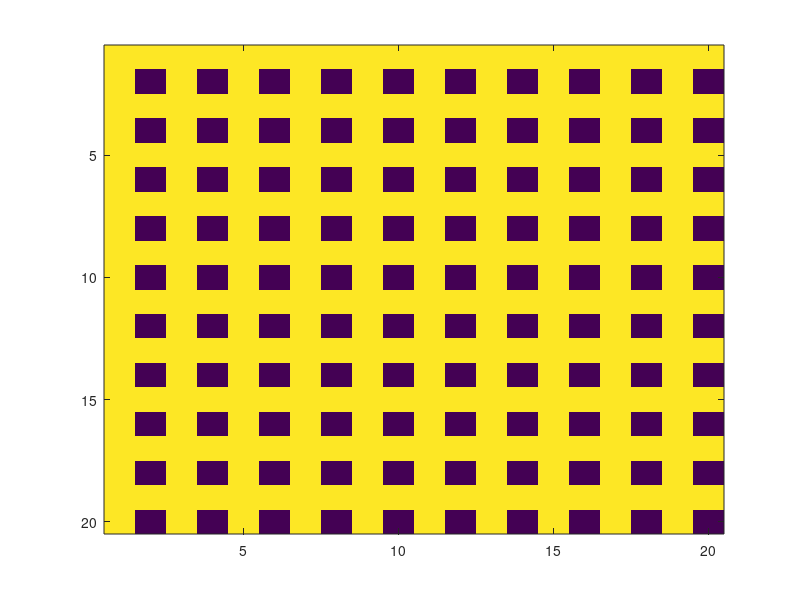

Source code (MATLAB):


N = 20;
IntensityNear(N, N) = 0;
IntensityNear(1:2:N - 1, :) = 1;
IntensityNear(:, 1:2:N - 1) = 1;
figure
imagesc(IntensityNear);
save('imageNear_meshgrid.mat', 'IntensityNear');

IntensityNear = ones(N, N);
save('imageNear_uniform.mat', 'IntensityNear');
